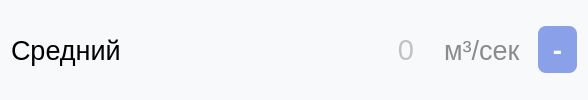
                     <widget class="QWidget" name="widget_48" native="true">
                      <property name="font">
                       <font>
                        <pointsize>36</pointsize>
                       </font>
                      </property>
                      <property name="styleSheet">
                       <string notr="true">border-radius: 8px;
background-color:rgb(248, 249, 251);
color: rgb(140, 139, 139);</string>
                      </property>
                      <layout class="QHBoxLayout" name="horizontalLayout_85">
                       <item>
                        <widget class="QLabel" name="sr_cek_text">
                         <property name="minimumSize">
                          <size>
                           <width>0</width>
                           <height>0</height>
                          </size>
                         </property>
                         <property name="maximumSize">
                          <size>
                           <width>16777215</width>
                           <height>16777215</height>
                          </size>
                         </property>
                         <property name="font">
                          <font>
                           <pointsize>20</pointsize>
                          </font>
                         </property>
                         <property name="styleSheet">
                          <string notr="true">background-color:rgb(248, 249, 251);
color: rgb(0, 0, 0);
margin-right: 0px;
</string>
                         </property>
                         <property name="inputMethodHints">
                          <set>Qt::ImhNone</set>
                         </property>
                         <property name="text">
                          <string>Средний</string>
                         </property>
                         <property name="wordWrap">
                          <bool>true</bool>
                         </property>
                        </widget>
                       </item>
                       <item>
                        <widget class="QLineEdit" name="sr_cek">
                         <property name="minimumSize">
                          <size>
                           <width>0</width>
                           <height>0</height>
                          </size>
                         </property>
                         <property name="font">
                          <font>
                           <family>MS Shell Dlg 2</family>
                           <pointsize>22</pointsize>
                           <weight>50</weight>
                           <italic>false</italic>
                           <bold>false</bold>
                           <strikeout>false</strikeout>
                          </font>
                         </property>
                         <property name="layoutDirection">
                          <enum>Qt::LeftToRight</enum>
                         </property>
                         <property name="styleSheet">
                          <string notr="true">background-color:rgb(248, 249, 251);
color: rgb(140, 139, 139);
outline: 0px;
padding-left: 10px;
margin-left: 20px;
margin-right: 10px;
border-top-left-radius: 0px;
border-bottom-left-radius: 00px;
border: none;

</string>
                         </property>
                         <property name="alignment">
                          <set>Qt::AlignRight|Qt::AlignTrailing|Qt::AlignVCenter</set>
                         </property>
                         <property name="placeholderText">
                          <string>0</string>
                         </property>
                        </widget>
                       </item>
                       <item>
                        <widget class="QLabel" name="sr_cek_dim">
                         <property name="font">
                          <font>
                           <pointsize>20</pointsize>
                          </font>
                         </property>
                         <property name="styleSheet">
                          <string notr="true">margin-left: 5px;
margin-right: 5px;</string>
                         </property>
                         <property name="text">
                          <string>м³/сек</string>
                         </property>
                        </widget>
                       </item>
                       <item>
                        <widget class="QPushButton" name="clean_sr_cek">
                         <property name="font">
                          <font>
                           <family>Montserrat</family>
                           <pointsize>20</pointsize>
                           <weight>75</weight>
                           <bold>true</bold>
                          </font>
                         </property>
                         <property name="styleSheet">
                          <string notr="true">QPushButton {
background-color:rgb(138, 161, 233);
color:rgb(255, 255, 255);
font-weight: 600;
border-radius: 8px;
padding: 5px 15px;
outline: 0px;
}
QPushButton:hover{
background-color: rgb(125, 143, 202);
}</string>
                         </property>
                         <property name="text">
                          <string>-</string>
                         </property>
                        </widget>
                       </item>
                      </layout>
                     </widget>
